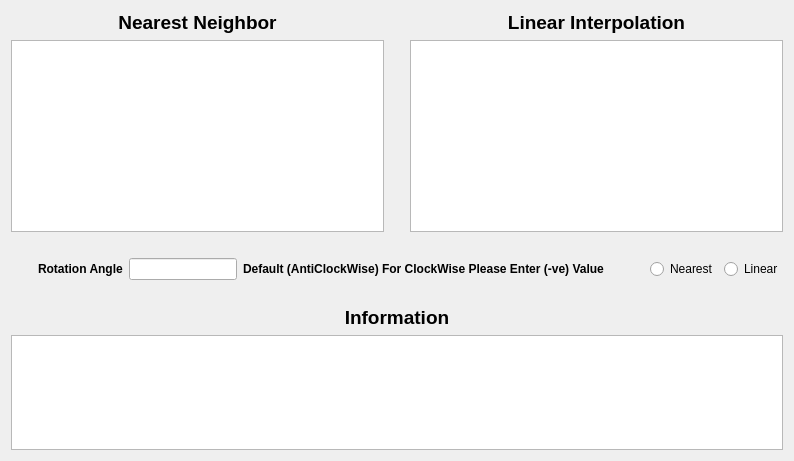
      <widget class="QWidget" name="tab">
       <attribute name="title">
        <string>Rotating</string>
       </attribute>
       <layout class="QGridLayout" name="gridLayout_9">
        <item row="0" column="0">
         <layout class="QGridLayout" name="gridLayout_6">
          <item row="0" column="0">
           <layout class="QGridLayout" name="gridLayout_7">
            <item row="0" column="0">
             <layout class="QHBoxLayout" name="horizontalLayout_5">
              <item>
               <layout class="QVBoxLayout" name="verticalLayout_8">
                <item>
                 <widget class="QLabel" name="NearestNeighbor_Rotation_label">
                  <property name="font">
                   <font>
                    <pointsize>14</pointsize>
                    <weight>75</weight>
                    <bold>true</bold>
                   </font>
                  </property>
                  <property name="text">
                   <string>Nearest Neighbor</string>
                  </property>
                  <property name="alignment">
                   <set>Qt::AlignCenter</set>
                  </property>
                 </widget>
                </item>
                <item>
                 <widget class="QGraphicsView" name="NearestNeighbor_Rotation_graphicsView"/>
                </item>
                <item>
                 <spacer name="horizontalSpacer_6">
                  <property name="orientation">
                   <enum>Qt::Horizontal</enum>
                  </property>
                  <property name="sizeHint" stdset="0">
                   <size>
                    <width>40</width>
                    <height>20</height>
                   </size>
                  </property>
                 </spacer>
                </item>
               </layout>
              </item>
              <item>
               <spacer name="verticalSpacer_6">
                <property name="orientation">
                 <enum>Qt::Vertical</enum>
                </property>
                <property name="sizeHint" stdset="0">
                 <size>
                  <width>20</width>
                  <height>40</height>
                 </size>
                </property>
               </spacer>
              </item>
              <item>
               <layout class="QVBoxLayout" name="verticalLayout_9">
                <item>
                 <widget class="QLabel" name="LinearInterpolation_Rotation_label">
                  <property name="font">
                   <font>
                    <pointsize>14</pointsize>
                    <weight>75</weight>
                    <bold>true</bold>
                   </font>
                  </property>
                  <property name="text">
                   <string>Linear Interpolation</string>
                  </property>
                  <property name="alignment">
                   <set>Qt::AlignCenter</set>
                  </property>
                 </widget>
                </item>
                <item>
                 <widget class="QGraphicsView" name="LinearInterpolation_Rotation_graphicsView"/>
                </item>
                <item>
                 <spacer name="horizontalSpacer_10">
                  <property name="orientation">
                   <enum>Qt::Horizontal</enum>
                  </property>
                  <property name="sizeHint" stdset="0">
                   <size>
                    <width>40</width>
                    <height>20</height>
                   </size>
                  </property>
                 </spacer>
                </item>
               </layout>
              </item>
             </layout>
            </item>
            <item row="1" column="0">
             <layout class="QHBoxLayout" name="horizontalLayout_6">
              <item>
               <spacer name="horizontalSpacer_5">
                <property name="orientation">
                 <enum>Qt::Horizontal</enum>
                </property>
                <property name="sizeType">
                 <enum>QSizePolicy::Minimum</enum>
                </property>
                <property name="sizeHint" stdset="0">
                 <size>
                  <width>27</width>
                  <height>20</height>
                 </size>
                </property>
               </spacer>
              </item>
              <item>
               <widget class="QLabel" name="Rotation_Angle_label">
                <property name="font">
                 <font>
                  <family>MS Shell Dlg 2</family>
                  <pointsize>9</pointsize>
                  <weight>75</weight>
                  <bold>true</bold>
                 </font>
                </property>
                <property name="text">
                 <string>Rotation Angle</string>
                </property>
               </widget>
              </item>
              <item>
               <widget class="QLineEdit" name="Rotation_Angle_lineEdit"/>
              </item>
              <item>
               <widget class="QLabel" name="label">
                <property name="font">
                 <font>
                  <pointsize>9</pointsize>
                  <weight>75</weight>
                  <bold>true</bold>
                 </font>
                </property>
                <property name="text">
                 <string>Default (AntiClockWise) For ClockWise Please Enter (-ve) Value</string>
                </property>
               </widget>
              </item>
              <item>
               <spacer name="horizontalSpacer_4">
                <property name="orientation">
                 <enum>Qt::Horizontal</enum>
                </property>
                <property name="sizeType">
                 <enum>QSizePolicy::Minimum</enum>
                </property>
                <property name="sizeHint" stdset="0">
                 <size>
                  <width>40</width>
                  <height>20</height>
                 </size>
                </property>
               </spacer>
              </item>
              <item>
               <widget class="QRadioButton" name="radioButton_Nearest">
                <property name="text">
                 <string>Nearest</string>
                </property>
               </widget>
              </item>
              <item>
               <widget class="QRadioButton" name="radioButton_Linear">
                <property name="text">
                 <string>Linear</string>
                </property>
               </widget>
              </item>
             </layout>
            </item>
           </layout>
          </item>
          <item row="2" column="0">
           <layout class="QVBoxLayout" name="verticalLayout_4">
            <item>
             <widget class="QLabel" name="Info_label_Rotated">
              <property name="font">
               <font>
                <pointsize>14</pointsize>
                <weight>75</weight>
                <bold>true</bold>
               </font>
              </property>
              <property name="text">
               <string>Information</string>
              </property>
              <property name="alignment">
               <set>Qt::AlignCenter</set>
              </property>
             </widget>
            </item>
            <item>
             <layout class="QHBoxLayout" name="horizontalLayout_7">
              <item>
               <widget class="QTextBrowser" name="textBrowser_Rotated">
                <property name="sizePolicy">
                 <sizepolicy hsizetype="Minimum" vsizetype="Minimum">
                  <horstretch>0</horstretch>
                  <verstretch>0</verstretch>
                 </sizepolicy>
                </property>
                <property name="maximumSize">
                 <size>
                  <width>16777215</width>
                  <height>115</height>
                 </size>
                </property>
               </widget>
              </item>
             </layout>
            </item>
           </layout>
          </item>
          <item row="1" column="0">
           <spacer name="horizontalSpacer_11">
            <property name="orientation">
             <enum>Qt::Horizontal</enum>
            </property>
            <property name="sizeHint" stdset="0">
             <size>
              <width>40</width>
              <height>20</height>
             </size>
            </property>
           </spacer>
          </item>
         </layout>
        </item>
       </layout>
      </widget>
